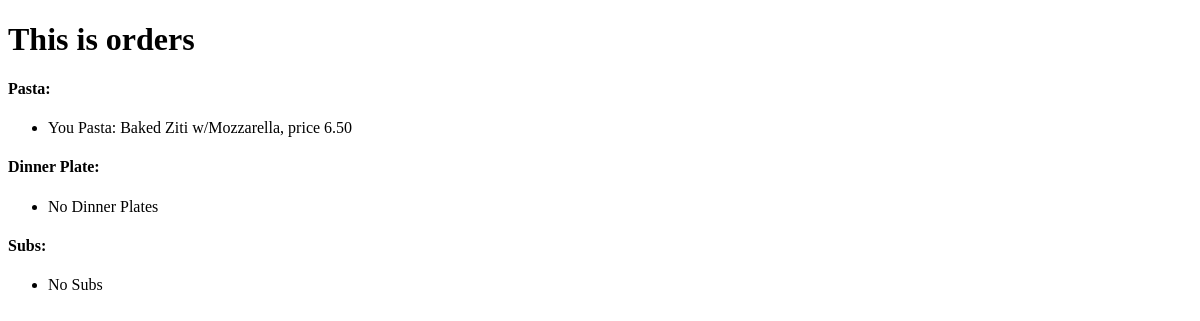
The app's page /, older data.
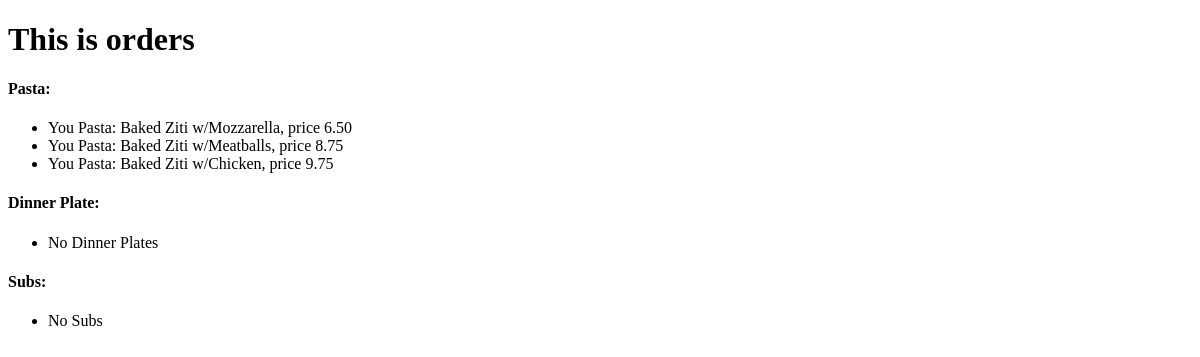
The same page, newer data.
### orders/models.py (models this page shows)
class Pasta(models.Model):
	name = models.CharField(max_length = 64)
	price = models.DecimalField(max_digits=5, decimal_places=2)
	def __str__(self):
		return f"You Pasta: {self.name}, price {self.price}"

### orders/views.py (the view)
# urls.py: path("", views.index, name="index")
def index(request):
    context = {
        "pasta": Pasta.objects.all(),
        "dinner_plate": DinnerPlate.objects.all(),
        "subs": Sub.objects.all(),
        "subextras": SubExtra.objects.all()
    }
    return render(request, "orders/index.html", context)

### orders/templates/orders/index.html (shortened to what this page needs)
<!DOCTYPE html>
<head>
</head>
<body>
	<h1>This is orders</h1>
	<h4>Pasta: </h4>
	<ul>
		{% for p in pasta %}
			<li>{{ p }}</li>
		{% empty %}
			<li>No Pasta</li>
		{% endfor %}
	</ul>
	<h4>Dinner Plate: </h4>
	<ul>
		{% for plate in dinner_plate %}
			<li>{{ plate }}</li>
		{% empty %}
			<li>No Dinner Plates</li>
		{% endfor %}
	</ul>
	<h4>Subs: </h4>
	<ul>
		{% for sub in subs %}
			<li>{{ sub }}</li>
		{% empty %}
			<li>No Subs</li>
		{% endfor %}
	</ul>
</body>

Row changes from the older to the newer data that the page shows:
added Pasta: name+price "You Pasta: Baked Ziti w/Meatballs, price 8.75"
added Pasta: name+price "You Pasta: Baked Ziti w/Chicken, price 9.75"
